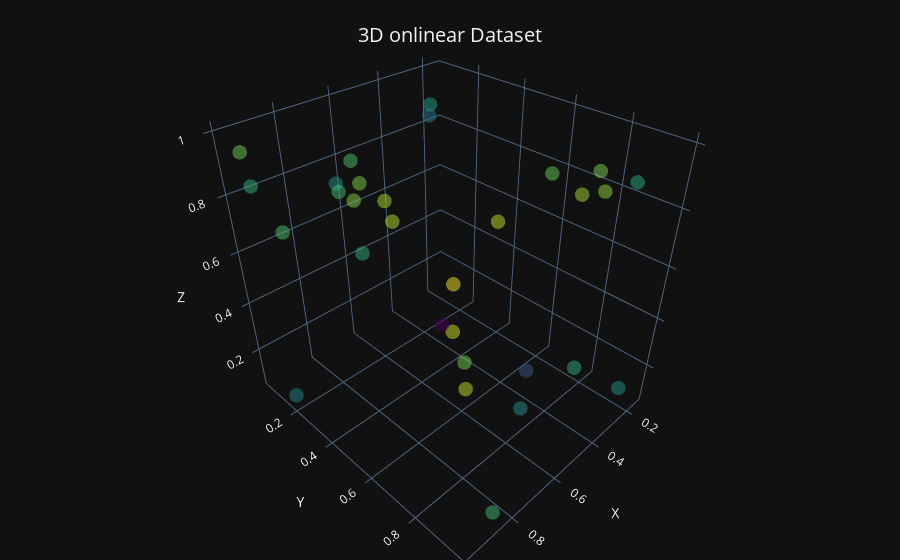

Notebook code cell kept with this figure:
### Code cell
# Graph the dataset
from plotly import graph_objects as go

# Create the 3D scatter plot
fig = go.Figure()
# Add trace to represent all the data points in the dataset
fig.add_trace(
    go.Scatter3d(
        x=X_flat, y=y_flat, z=z_flat, mode='markers', 
        marker=dict(size=5, color=n_flat, opacity=0.5, colorscale='Viridis'), name='Dataset'
    )
)
# Update the layout of the plot
fig.update_layout(
    title={
        'text': '3D onlinear Dataset',
        'y': 0.95,
        'x': 0.5,
        'xanchor': 'center',
        'yanchor': 'top',
        'font': {
            'size': 20  # Adjust the size as needed
        }
    },
    scene=dict(xaxis_title='X', yaxis_title='Y', zaxis_title='Z'),
    margin=dict(l=0, r=0, t=0, b=0)
)

# Save plot to file in png and svg format
fig.write_image('../assets/images/scatter_plot_3d_nonlinear.png')
fig.write_image('../assets/images/scatter_plot_3d_nonlinear.svg')

# Show the plot
fig.show()

### Figure 1 — Plotly figure (JSON) as saved in the notebook; plotly's stock layout.template omitted (floating-point values rounded to 4 significant figures)
{"data": [{"marker": {"color": [1.663, 1.126, 1.429, 1.215, 1.58, 0.9972, 1.239, 1.567, 1.425, 1.538, 1.494, 1.311, 1.053, 1.279, 0.9278, 1.571, 0.4351, 1.378, 1.213, 1.507, 1.391, 1.199, 1.042, 1.416, 1.408, 1.05, 1.306, 0.774, 1.29, 1.463], "colorscale": [[0.0, "#440154"], [0.1111, "#482878"], [0.2222, "#3e4989"], [0.3333, "#31688e"], [0.4444, "#26828e"], [0.5556, "#1f9e89"], [0.6667, "#35b779"], [0.7778, "#6ece58"], [0.8889, "#b5de2b"], [1.0, "#fde725"]], "opacity": 0.5, "size": 5}, "mode": "markers", "name": "Dataset", "x": [0.9911, 0.4319, 0.9219, 0.8541, 0.9834, 0.9786, 0.9323, 0.9991, 0.8904, 0.95, 0.5744, 0.9977, 0.2831, 0.843, 0.2804, 0.8103, 0.3505, 0.5126, 0.1468, 0.9223, 0.9888, 0.5377, 0.5851, 0.4347, 0.8934, 0.6967, 0.8015, 0.3566, 0.8535, 0.4955], "y": [0.9435, 0.2894, 0.5329, 0.4572, 0.9345, 0.1742, 0.03887, 0.9906, 0.5195, 0.7102, 0.9536, 0.3005, 0.9941, 0.9601, 0.1231, 0.901, 0.2475, 0.819, 0.8619, 0.6522, 0.1252, 0.9756, 0.8357, 0.9095, 0.8857, 0.135, 0.3684, 0.6771, 0.3737, 0.9666], "z": [0.9455, 0.9991, 0.9531, 0.7337, 0.8106, 0.07971, 0.8146, 0.6893, 0.9837, 0.9789, 0.9969, 0.7955, 0.2005, 0.06649, 0.8759, 0.9999, 0.07194, 0.9827, 0.8414, 0.9981, 0.97, 0.4429, 0.2123, 0.9938, 0.6327, 0.7733, 0.9637, 0.1163, 0.8919, 0.9804], "type": "scatter3d"}], "layout": {"title": {"font": {"size": 20}, "text": "3D onlinear Dataset", "y": 0.95, "x": 0.5, "xanchor": "center", "yanchor": "top"}, "margin": {"l": 0, "r": 0, "t": 0, "b": 0}, "scene": {"xaxis": {"title": {"text": "X"}}, "yaxis": {"title": {"text": "Y"}}, "zaxis": {"title": {"text": "Z"}}}}}
